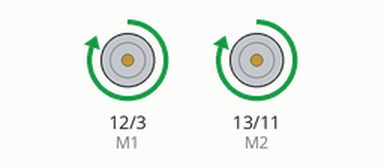
Recording of a sketch running on a simulated Arduino Nano, built with avr-gcc and run on an emulated ATmega328P. Shown: direction and speed pins drawn as motors (green arrow = direction pin HIGH = forward, orange = LOW = backward, longer = more drive).

Above: at 2.0 s.
At 4.6 s:
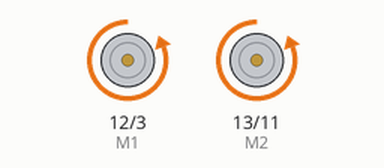
Timing chart, 0 to 5.9 s (numbered marks = the images above):
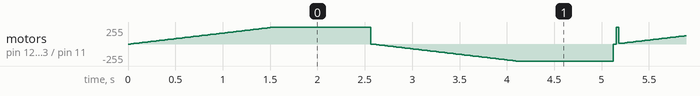

The sketch:

l298p-nano-test.ino
```cpp
int E1 = 3;
int M1 = 12;
int E2 = 11;
int M2 = 13;
int value;
void setup ()
{
pinMode (M1, OUTPUT);
pinMode (M2, OUTPUT);
}
void loop (){
for (value = 0; value <= 255; value += 5)
{
digitalWrite (M1, HIGH);
digitalWrite (M2, HIGH);
analogWrite (E1, value); // PWM speed control
analogWrite (E2, value); // PWM speed control
delay (30);
}
delay (1000);
for (value = 0; value <= 255; value += 5)
{
digitalWrite (M1, LOW);
digitalWrite (M2, LOW);
analogWrite (E1, value); // PWM speed control
analogWrite (E2, value); // PWM speed control
delay (30);
}
delay (1000);
}
```
